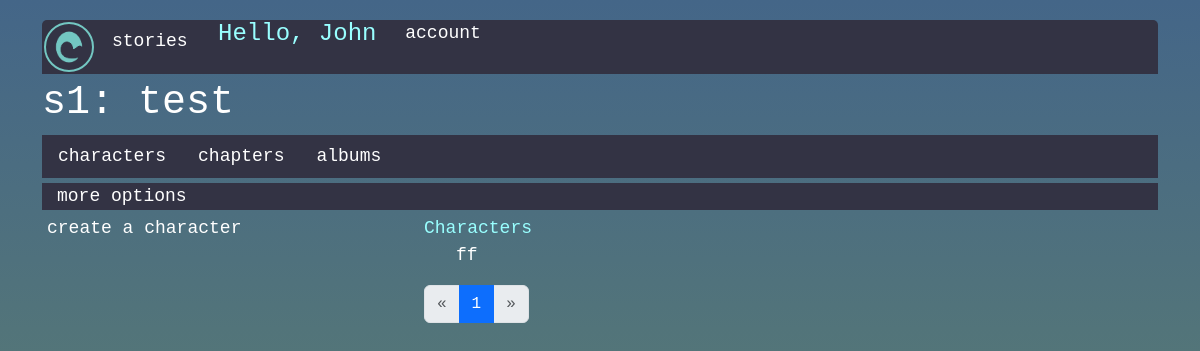
/character/?id=1 (signed in), run on the app's committed database.
### app/models.py (models this page shows, shortened)
class User(UserMixin, db.Model):
    __tablename__ = 'users'
    id = db.Column(db.Integer, primary_key=True)
    username = db.Column(db.String(70))
    password_hash = db.Column(db.String(1000))
    @property
    def password(self):
        raise AttributeError("Not a readable attribute")
    theme = db.Column(db.String(70), default="css/styles.css")
    stories = db.relationship('Story', backref='user', lazy='dynamic')

class Story(db.Model):
    __tablename__ = 'stories'
    id = db.Column(db.Integer, primary_key=True)
    title = db.Column(db.String(70))
    description = db.Column(db.Text)
    cover = db.Column(db.LargeBinary)
    user_id = db.Column(db.Integer, db.ForeignKey('users.id'))
    concepts = db.relationship('Concept', backref='story', lazy='dynamic')
    characters = db.relationship('Character', backref='story', lazy='dynamic')
    groups = db.relationship('Group', backref='story', lazy='dynamic')
    items = db.relationship('Item', backref='story', lazy='dynamic')
    chapters = db.relationship('Chapter', backref='story', lazy='dynamic')
    albums = db.relationship('Album', backref='story', lazy='dynamic')

class Character(db.Model):
    __tablename__ = 'characters'
    id = db.Column(db.Integer, primary_key=True)
    name = db.Column(db.String(70))
    birthday = db.Column(db.Date)
    description = db.Column(db.Text)
    cover = db.Column(db.LargeBinary)
    story_id = db.Column(db.Integer, db.ForeignKey('stories.id'))
    lines = db.relationship('Line', backref='character', lazy='dynamic')
    texts = db.relationship('Text', backref='character', lazy='dynamic')
    illustrations = db.relationship('Illustration', backref='character', lazy='dynamic')
    supcharacters = db.relationship('Supcharacter',
                             secondary=inclusions4,
                             backref=db.backref('characters', lazy='dynamic'),
                             lazy='dynamic')
    groups = db.relationship('Group',
                             secondary=inclusions,
                             backref=db.backref('characters', lazy='dynamic'),
                             lazy='dynamic')

### app/character/views.py (the view, shortened to what this page needs)
@character.route('/', methods=['GET', 'POST'])
@login_required
def index():
    form = CharacterForm()
    page = request.args.get('page', 1, int)
    story_id = int(request.args.get('id'))
    story = Story.query.get(story_id)
    pagination = Character.query.filter_by(story_id=story_id).order_by(Character.name).paginate(page=page, per_page=current_app.config['PER_PAGE'], error_out=False)
    characters = pagination.items
    return render_template('character/index.html', story=story, form=form, pagination=pagination, characters=characters, theme=current_user.theme)

### app/models.py (called while the page is built)
@login_manager.user_loader
def load_user(user_id):
    return User.query.get(int(user_id))

### app/templates/character/index.html (shortened to what this page needs)
{% extends 'base.html' %}
{% block style %}
    <link rel="stylesheet" href=" {{ url_for('static', filename=theme ) }} ">
{% endblock %}
{% block nav %}
{% include 'story-nav.html'   %}
{% endblock %}
{% block content %}
<div>
    <a href="javascript:void(0)" onclick="document.getElementById('light_character').style.display='block';document.getElementById('faded_character').style.display='block';" class="story-link">create a character</a>
</div>
<div>
    <div>
        Characters
        <ul>
            {% for character in characters %}
                <li>
                    {{ render_link('character.character_', character.name, id=character.id, class='story-link') }}
                </li>
            {% endfor %}
        </ul>
    </div>
    <div class="pagination">
        {{ render_pagination(pagination) }}
    </div>
</div>
{% endblock %}

### app/templates/base.html (shortened to what this page needs)
{% from 'bootstrap5/form.html' import render_form   %}
{% from 'bootstrap5/pagination.html' import render_pagination  %}
{% from 'bootstrap5/utils.html' import render_messages %}
{% from 'bootstrap5/nav.html' import render_nav_item %}
{% from 'macros/_link.html' import render_link   %}
<!DOCTYPE html>
<html lang="en">
<head>
    {{ bootstrap.load_css() }}
    {% if current_user.is_authenticated %}
        {% block style %}
        {% endblock %}
    {% else %}
        <link rel="stylesheet" href=" {{ url_for('static', filename='css/styles.css') }} ">
    {% endif %}
</head>
<body>
    <div class="container">
        {% if current_user.is_authenticated %}
            <ul class="nav" id="main_nav">
                <li><img src=" {{ url_for('static', filename='images/logo.png' ) }} " id="logo"></li>
                {{ render_nav_item('main.index', 'stories') }}
                <li> <h4>&nbsp;Hello, {{current_user.username}} &nbsp;</h4> </li>
                <li>
                    <a href="javascript:void(0)" onclick="document.getElementById('light').style.display='block';document.getElementById('faded').style.display='block';" class="story-link">account</a>
                </li>
            </ul>
        {% endif %}
        {% block nav %}
        {% endblock %}
        <div id="content">
            {% block content %}
            {% endblock %}
        </div>
    </div>
</body>
</html>

### app/templates/macros/_link.html (shortened to what this page needs)
{% macro render_link(endpoint, text, class=None, ID=None) %}
    <a href=" {{ url_for(endpoint, **kwargs ) }} "
    {% if class != None%}
        class = {{ class }}
    {% endif %}
    >{{text}}</a>
{% endmacro %}

### app/templates/story-nav.html (shortened to what this page needs)
<h1>
    {{render_link('main.story', story.title, id=story.id, class='story-link')}}
</h1>
<ul class="nav">
    {{ render_nav_item('character.index', 'characters', id=story.id) }}
    {{ render_nav_item('chapter.index', 'chapters', id=story.id) }}
    {{ render_nav_item('album.index', 'albums', id=story.id) }}
</ul>
<div >
    <a href="javascript:void(0)" onclick="document.getElementById('light_nav').style.display='block';document.getElementById('faded_nav').style.display='block';" id="more_options" class="nav story-link">more options</a>
</div>

### app/static/css/styles.css (style rules this page uses)
body { background: linear-gradient(#468, #577, #467); background-repeat: no-repeat; background-position: center; background-size: cover; background-attachment: fixed; }
body { color: #9ff; font-family: 'Courier New', Courier, monospace; font-size: large; padding: 10px; }
.nav { background-color: #334; margin-bottom: 5px; }
#main_nav { border-radius: 5px 5px 0px 0px; }
#more_options { padding-left: 15px; }
#logo { margin: 2px; border: 2px solid #73c7c2; width: 50px; border-radius: 50%; }
.container, #del-upd { padding-top: 10px; padding-bottom: 10px; }
#content { display: grid; grid-template-columns: 1fr 2fr; }
#content div { margin-left: 5px; }
.page-link { background-color: gray; color: white; }
.story-link, .nav-link, .page-link { text-decoration: none; color: white; }
ul { list-style-type: none; }

### data on the page
User: username "John"
Story: title "s1: test", id "characters", id "chapters", id "albums"
Character: name "ff"

### other printed values
{{ render_nav_item('main.index', 'stories') }} "stories"
{{ render_pagination(pagination) }} "« 1 »"
